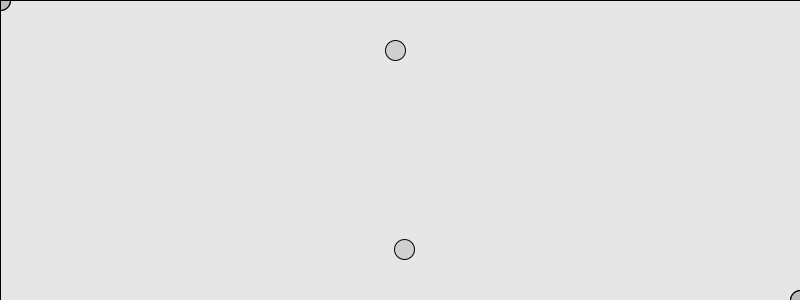
Frame 1 (no input)
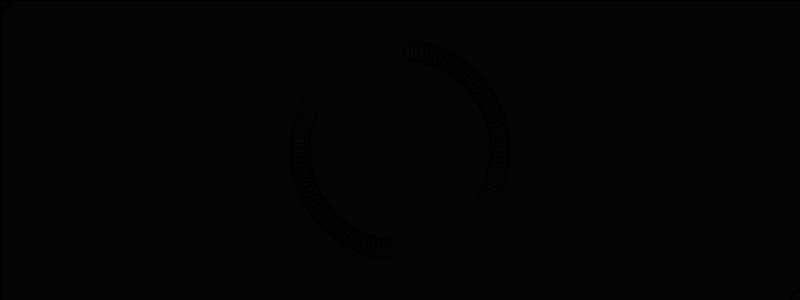
Frame 60 (the mouse pressed at the canvas centre just before this capture)
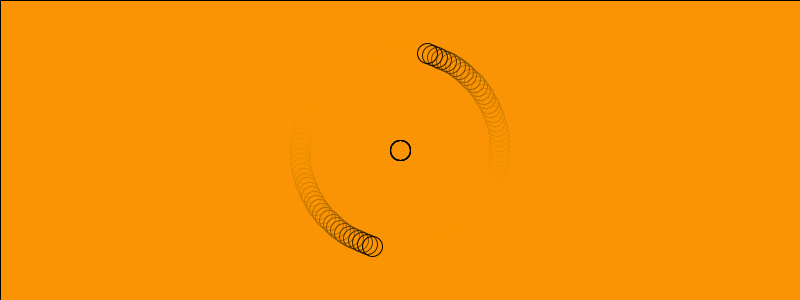
Frame 120 (the mouse held since frame 60 and released just before this capture)

The Processing sketch that drew these frames (run headless with seeded random() and noise(); from frame 60 on, the mouse is pressed at the canvas centre):

// Processing sketch: processing_159321
// ── processing_159321.pde

//peloticas
float i = 0;

void setup(){
  size(800,300);
  background(255);
}

void draw(){
  fill(mouseX,mouseY,0,25);
  rect(0,0,width,height);
  ellipse(mouseX,mouseY,20,20);
  ellipse(height-mouseY,width-mouseX,20,20);
  ellipse(mouseY,mouseX,20,20);
  ellipse(width-mouseY,height-mouseX,20,20);
  ellipse(width-mouseX,height-mouseY,20,20);
  ellipse(height-mouseX,width-mouseY,20,20);
  i=i+0.05;
float posicionX = 100*sin(i);
float posicionY = 100*cos(i);
  ellipse(width/2+posicionX, height/2+posicionY, 20, 20);
  ellipse(width/2-posicionX, height/2-posicionY, 20, 20);
   
}
